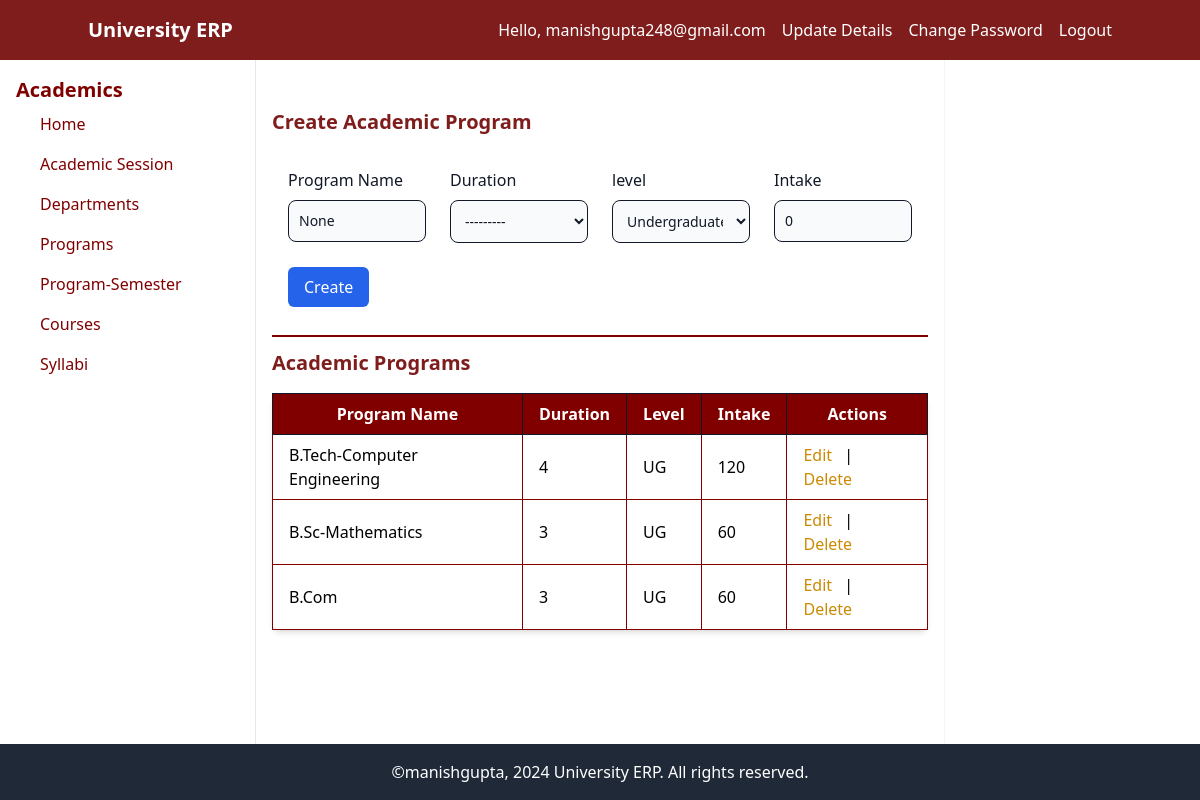
The page /academic/programs/ (signed in) on the database its author committed.
### users/models.py (models this page shows, shortened)
class CustomUser(AbstractBaseUser):
    email = models.EmailField(verbose_name='email address', max_length=255, unique=True)
    mobile_number = models.CharField(max_length=15, unique=True)
    is_active = models.BooleanField(default=True)
    is_admin = models.BooleanField(default=False)
    objects = CustomUserManager()
    USERNAME_FIELD = 'email'
    REQUIRED_FIELDS = ['mobile_number']

### academic/models.py (models this page shows, shortened)
class Program(models.Model):
    LEVEL_CHOICES = [
        ('UG', 'Undergraduate'),
        ('PG', 'Postgraduate'),
        ('PhD', 'Doctoral'),
        ('PGD', 'Post Graduate Diploma'),
        ('DIP', 'Diploma'),
        ('CRT', 'Certificate'),
        ('Other', 'Other'),
    ]
    name = models.CharField(max_length=50)
    duration = models.PositiveIntegerField(choices=[(i, str(i)) for i in range(1, 7)])
    level = models.CharField(max_length=6, choices=LEVEL_CHOICES, default='UG')
    intake = models.PositiveIntegerField(default=0)

### academic/views.py (the view)
# urls.py: path('programs/', views.program_list_create_update, name='program-list-create-update'),
def program_list_create_update(request, pk=None):
    if pk:
        program = get_object_or_404(Program, pk=pk)
    else:
        program = None
    if request.method == 'POST':
        if program:
            form = ProgramForm(request.POST, instance=program)
        else:
            form = ProgramForm(request.POST)
        if form.is_valid():
            form.save()
            return redirect('program-list-create-update')
    else:
        if program:
            form = ProgramForm(instance=program)
        else:
            form = ProgramForm()
    programs = Program.objects.all()
    return render(request, 'academic/program_list_create_update.html', {'form': form, 'programs': programs, 'edit_department': program})

### academic/forms.py
class ProgramForm(forms.ModelForm):
    class Meta:
        model = models.Program
        fields =['name', 'duration', 'level', 'intake']
        widgets = {
            'duration': forms.Select(attrs={'class': 'form-control'}),
            'level': forms.Select(attrs={'class': 'form-control'}),
        }

### academic/templates/academic/program_list_create_update.html (shortened to what this page needs)
{% extends "base.html" %}
{% block content %}
<div class="flex-1">
<h2 class="text-xl text-red-900 font-semibold mt-8 mb-4">{% if edit_program %}Edit{% else %}Create{% endif %} Academic Program</h2>
<form method="POST" class="bg-white p-4 ">
    <div class="grid md:grid-cols-4 md:gap-6">
        <div class="mb-4">
            <label for="id_name" class="block mb-2 font-medium text-gray-900 dark:text-white">Program Name</label>
            <input type="text" name="name" id="id_name" class="bg-gray-50 border border-gray-900 text-gray-900 text-sm rounded-lg focus:ring-blue-500 focus:border-blue-500 block w-full p-2.5 dark:bg-gray-700 dark:border-gray-600 dark:placeholder-gray-400 dark:text-white dark:focus:ring-blue-500 dark:focus:border-blue-500" value="{{ form.name.value }}">
            </div>
        <div class="mb-4">
                <label for="id_duration" class="block mb-2 font-medium text-gray-900 dark:text-white">Duration </label>
                <select name="duration" id="id_duration" class="bg-gray-50 border border-gray-900 text-gray-900 text-sm rounded-lg focus:ring-blue-500 focus:border-blue-500 block w-full p-2.5 dark:bg-gray-700 dark:border-gray-600 dark:placeholder-gray-400 dark:text-white dark:focus:ring-blue-500 dark:focus:border-blue-500">
                    {% for value, display in form.duration.field.choices %}
                        <option value="{{ value }}" {% if value == form.duration.value %}selected{% endif %}>{{ display }}</option>
                    {% endfor %}
                </select>
            </div>
            <div class="mb-4">
                <label for="id_level" class="block mb-2 font-medium text-gray-900 dark:text-white">level </label>
                <select name="level" id="id_level" class="bg-gray-50 border border-gray-900 text-gray-900 text-sm rounded-lg focus:ring-blue-500 focus:border-blue-500 block w-full p-2.5 dark:bg-gray-700 dark:border-gray-600 dark:placeholder-gray-400 dark:text-white dark:focus:ring-blue-500 dark:focus:border-blue-500">
                    {% for value, display in form.level.field.choices %}
                        <option value="{{ value }}" {% if value == form.level.value %}selected{% endif %}>{{ display }}</option>
                    {% endfor %}
                </select>
            </div>
            <div class="mb-4">
                <label for="id_intake" class="block mb-2 font-medium text-gray-900 dark:text-white">Intake</label>
                <input type="number" name="intake" id="id_intake" class="bg-gray-50 border border-gray-900 text-gray-900 text-sm rounded-lg focus:ring-blue-500 focus:border-blue-500 block w-full p-2.5 dark:bg-gray-700 dark:border-gray-600 dark:placeholder-gray-400 dark:text-white dark:focus:ring-blue-500 dark:focus:border-blue-500" value="{{ form.intake.value }}">
            </div>
        </div>
        <button type="submit" class="bg-blue-600 text-white px-4 py-2 rounded-md mt-2">{% if edit_program %}Update{% else %}Create{% endif %}</button>
    </form>
<hr class="border-t-2 border-[#800000] my-3">
<h2 class="text-xl text-red-900 font-semibold my-3 mb-4">Academic Programs</h2>
<table class="min-w-full bg-white shadow-md border border-[#800000] rounded-lg">
    <thead>
        <tr class="bg-[#800000] text-white font-semibold  " >
            <th class="px-4 py-2  border border-gray-900">Program Name</th>
            <th class="px-4 py-2  border border-gray-900">Duration</th>
            <th class="px-4 py-2  border border-gray-900">Level</th>
            <th class="px-4 py-2  border border-gray-900">Intake</th>
            <th class="px-4 py-2  border border-gray-900">Actions</th>
        </tr>
    </thead>
    <tbody>
        {% for program in programs %}
        <tr class="hover:bg-gray-100 ">
            <td class="px-4 py-2  border border-[#800000]">{{ program.name }}</td>
            <td class="px-4 py-2 border border-[#800000]">{{ program.duration }}</td>
            <td class="px-4 py-2 border border-[#800000]">{{ program.level }}</td>
            <td class="px-4 py-2 border border-[#800000]">{{ program.intake }}</td>
            <td class="px-4 py-2 border border-[#800000]">
                <a href="{% url 'program-update' program.id %}" class="text-yellow-600 hover:underline mr-2">Edit</a> |
                <a href="{% url 'program-delete' program.id %}" class="text-yellow-600 hover:underline mr-2">Delete</a>
            </td>
        </tr>
        {% endfor %}
    </tbody>
</table>
</div>
{% endblock content %}

### templates/navbar.html
<nav class="bg-red-900 text-white p-4">
    <div class="container mx-auto flex justify-between items-center">
        <a href="/" class="text-xl font-semibold">University ERP</a>
        <ul class="flex space-x-4">
            <ul class="flex items-center space-x-4">
                {% if user.is_authenticated %}
                    <li><span class="">Hello, {{ user.email }}</span></li>
                    <li><a href="{% url 'profile' %}" >Update Details</a></li>
                    <li><a href="{% url 'password_change' %}" >Change Password</a></li>
                    <li><a href="{% url 'logout' %}" >Logout</a></li>
                {% else %}
                    <li><a href="{% url 'login' %}" >Login</a></li>
                    <li><a href="{% url 'signup' %}" >Sign Up</a></li>
                {% endif %}
            </ul>
        </ul>
    </div>
</nav>

### rows shown on the page
CustomUser: email "manishgupta248@gmail.com"
Program: name "B.Tech-Computer Engineering", duration "4", level "UG", intake "120"
Program: name "B.Sc-Mathematics", duration "3", level "UG", intake "60"
Program: name "B.Com", duration "3", level "UG", intake "60"

### other values the page prints
form field duration "---------"
form field level "Undergraduate"
